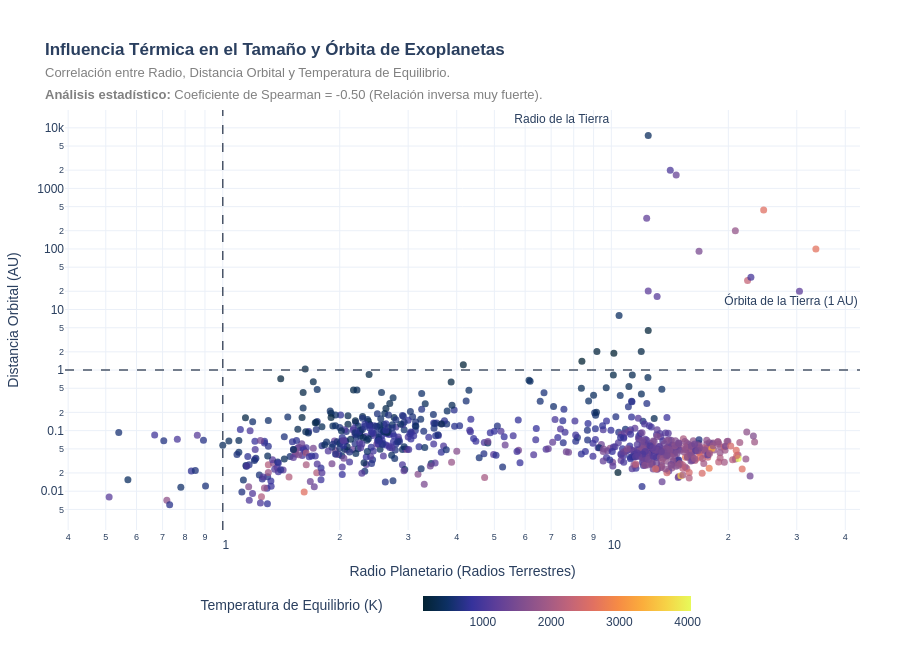

This figure's notebook cell:
### Code cell
#Radio, distancia y temperatura
import numpy as np
import plotly.express as px
from scipy.stats import spearmanr
import plotly.io as pio

# Preparación de datos
df_radio_distancia = df_exoplanets[
    ["pl_name", "hostname", "pl_rade", "pl_orbsmax", "pl_eqt"]
].dropna().copy()

# CÁLCULO DE LA CORRELACIÓN DE SPEARMAN
# Usamos Spearman porque la relación entre distancia orbital y temperatura es puramente curva (exponencial inversa)
coef_spearman, p_valor = spearmanr(df_radio_distancia['pl_orbsmax'], df_radio_distancia['pl_eqt'])

print(f"Coeficiente de correlación de Spearman: {coef_spearman:.4f}")
print(f"P-valor: {p_valor}")

# Categorización de planetas por radio (Mantenemos tu lógica para el hover)
condiciones = [
    (df_radio_distancia['pl_rade'] < 1.25),
    (df_radio_distancia['pl_rade'] >= 1.25) & (df_radio_distancia['pl_rade'] < 2.0),
    (df_radio_distancia['pl_rade'] >= 2.0) & (df_radio_distancia['pl_rade'] < 6.0),
    (df_radio_distancia['pl_rade'] >= 6.0)
]
categorias = ['Rocoso (Tipo Tierra)', 'Súper-Tierra', 'Tipo Neptuno', 'Gigante Gaseoso (Tipo Júpiter)']
df_radio_distancia['tipo_planeta'] = np.select(condiciones, categorias, default='Desconocido')

#GENERACIÓN DE GRÁFICA OPTIMIZADA
subtitulo = (
    "Correlación entre Radio, Distancia Orbital y Temperatura de Equilibrio.<br>"
    f"<b>Análisis estadístico:</b> Coeficiente de Spearman = {coef_spearman:.2f} (Relación inversa muy fuerte)."
)

fig4 = px.scatter(
    df_radio_distancia,
    x="pl_rade",
    y="pl_orbsmax",
    color="pl_eqt",                 
    color_continuous_scale="thermal",
    hover_name="pl_name",
    hover_data={
        "hostname": True,
        "tipo_planeta": True,
        "pl_eqt": ":.0f K"          
    },
    log_x=True,
    log_y=True,
    title="<b>Influencia Térmica en el Tamaño y Órbita de Exoplanetas</b>",
    labels={
        "pl_rade": "Radio Planetario (Radios Terrestres)",
        "pl_orbsmax": "Distancia Orbital (AU)",
        "pl_eqt": "Temperatura",
        "tipo_planeta": "Categoría Física"
    },
    template="plotly_white",
    opacity=0.75
)

#AÑADIR LÍNEAS DE REFERENCIA DE LA TIERRA
# Línea vertical para el Radio de la Tierra (1 R_earth)
fig4.add_vline(
    x=1.0, 
    line_width=1.5, 
    line_dash="dash", 
    line_color="#4A5568",
    annotation_text=" Radio de la Tierra", 
    annotation_position="top left"
)

# Línea horizontal para la Distancia de la Tierra (1 AU)
fig4.add_hline(
    y=1.0, 
    line_width=1.5, 
    line_dash="dash", 
    line_color="#4A5568",
    annotation_text=" Órbita de la Tierra (1 AU)", 
    annotation_position="top right"
)

#AJUSTES DE DISEÑO Y LEYENDAS
fig4.update_layout(
    height=650,
    font=dict(family="Arial, sans-serif", size=12),
    margin=dict(l=60, r=40, t=110, b=120),
    title_text=f"<b>Influencia Térmica en el Tamaño y Órbita de Exoplanetas</b><br><span style='font-size:13px; color:gray;'>{subtitulo}</span>",
    
    # Barra de color horizontal en la parte inferior
    coloraxis_colorbar=dict(
        title="Temperatura de Equilibrio (K)",
        orientation="h",
        yanchor="bottom", y=-0.25,
        xanchor="center", x=0.5,
        thickness=15,
        len=0.6
    )
)

fig4.update_traces(marker=dict(size=7))

fig4.show()

pio.write_html(fig4, file='orbsmax_plrade_int.html', auto_open=True)

### Figure 1 — Plotly figure (JSON) as saved in the notebook; plotly's stock layout.template omitted (floating-point values rounded to 4 significant figures; data arrays with more than 128 entries replaced by an {"elided": "..."} marker saying what was removed)
{"data": [{"customdata": {"elided": "790x3 mixed values"}, "hovertemplate": "<b>%{hovertext}</b><br><br>Radio Planetario (Radios Terrestres)=%{x}<br>Distancia Orbital (AU)=%{y}<br>hostname=%{customdata[0]}<br>Categoría Física=%{customdata[1]}<br>Temperatura=%{marker.color:.0f K}<extra></extra>", "hovertext": {"elided": "790 str values"}, "legendgroup": "", "marker": {"color": {"elided": "790 float values"}, "coloraxis": "coloraxis", "opacity": 0.75, "size": 7, "symbol": "circle"}, "mode": "markers", "name": "", "orientation": "v", "showlegend": false, "type": "scatter", "x": {"elided": "790 float values"}, "xaxis": "x", "y": {"elided": "790 float values"}, "yaxis": "y"}], "layout": {"annotations": [{"showarrow": false, "text": " Radio de la Tierra", "x": 1, "xanchor": "right", "xref": "x", "y": 1, "yanchor": "top", "yref": "y domain"}, {"showarrow": false, "text": " Órbita de la Tierra (1 AU)", "x": 1, "xanchor": "right", "xref": "x domain", "y": 1, "yanchor": "bottom", "yref": "y"}], "coloraxis": {"autocolorscale": false, "colorbar": {"len": 0.6, "orientation": "h", "thickness": 15, "title": {"text": "Temperatura de Equilibrio (K)"}, "x": 0.5, "xanchor": "center", "y": -0.25, "yanchor": "bottom"}, "colorscale": [[0, "rgb(3, 35, 51)"], [0.09091, "rgb(13, 48, 100)"], [0.1818, "rgb(53, 50, 155)"], [0.2727, "rgb(93, 62, 153)"], [0.3636, "rgb(126, 77, 143)"], [0.4545, "rgb(158, 89, 135)"], [0.5455, "rgb(193, 100, 121)"], [0.6364, "rgb(225, 113, 97)"], [0.7273, "rgb(246, 139, 69)"], [0.8182, "rgb(251, 173, 60)"], [0.9091, "rgb(246, 211, 70)"], [1, "rgb(231, 250, 90)"]]}, "font": {"family": "Arial, sans-serif", "size": 12}, "height": 650, "legend": {"tracegroupgap": 0}, "margin": {"b": 120, "l": 60, "r": 40, "t": 110}, "shapes": [{"line": {"color": "#4A5568", "dash": "dash", "width": 1.5}, "type": "line", "x0": 1, "x1": 1, "xref": "x", "y0": 0, "y1": 1, "yref": "y domain"}, {"line": {"color": "#4A5568", "dash": "dash", "width": 1.5}, "type": "line", "x0": 0, "x1": 1, "xref": "x domain", "y0": 1, "y1": 1, "yref": "y"}], "title": {"text": "<b>Influencia Térmica en el Tamaño y Órbita de Exoplanetas</b><br><span style='font-size:13px; color:gray;'>Correlación entre Radio, Distancia Orbital y Temperatura de Equilibrio.<br><b>Análisis estadístico:</b> Coeficiente de Spearman = -0.50 (Relación inversa muy fuerte).</span>"}, "xaxis": {"anchor": "y", "domain": [0, 1], "title": {"text": "Radio Planetario (Radios Terrestres)"}, "type": "log"}, "yaxis": {"anchor": "x", "domain": [0, 1], "title": {"text": "Distancia Orbital (AU)"}, "type": "log"}}}
